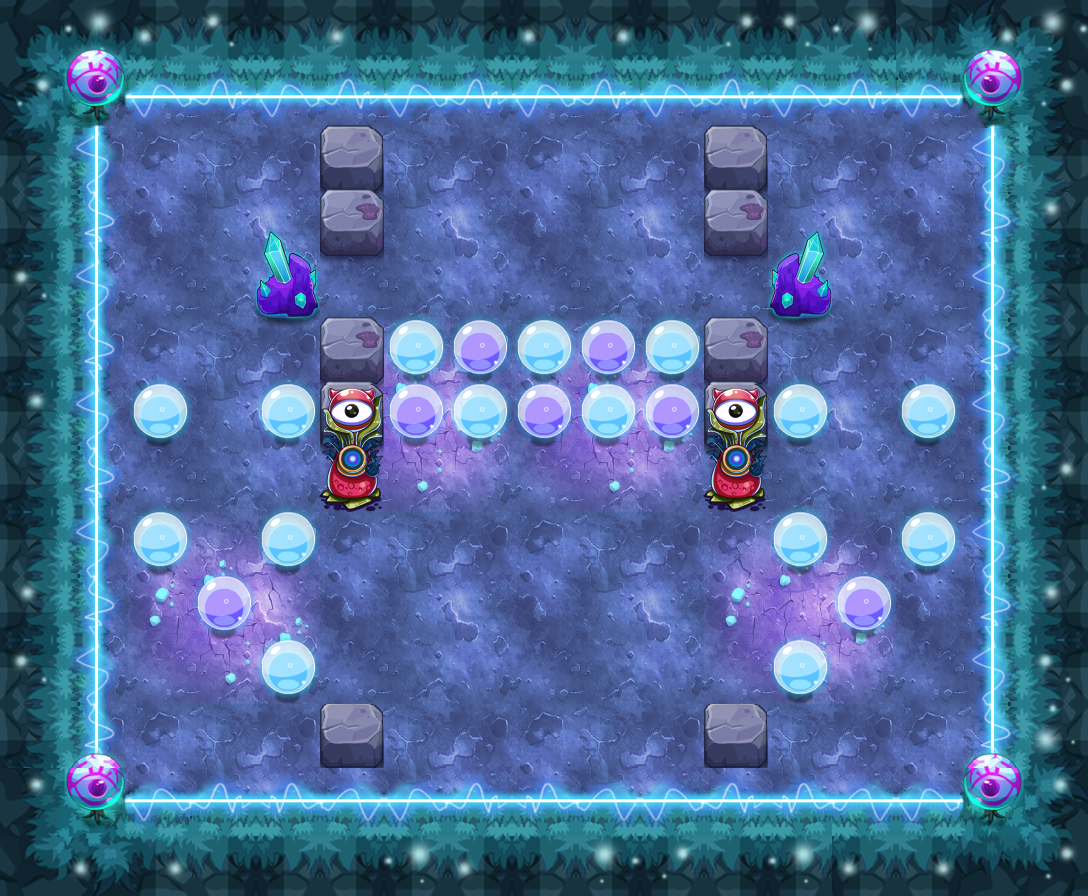

This game map was drawn from its Tiled (.tmx) file and the tilesets committed beside it. A one-line description and the trimmed map source follow:
An orthogonal 17x14 tile map with 64x64 px tiles, 16 tile layers (PASS, 块层 2, 块层 15, 块层 13, ...) and 10 objects (6x TRAP, 3x xewl2, PLAYER).

<map version="1.0" orientation="orthogonal" width="17" height="14" tilewidth="64" tileheight="64">
 <properties>
  <property name="DESTRY1" value="27" />
  <property name="DESTRY2" value="39" />
  <property name="DESTRY_COUNT" value="2" />
  <property name="EXP" value="1385" />
  <property name="ITEM" value="D055" />
  <property name="LOSE_SCRIPT" value="" />
  <property name="MONEY" value="2078" />
  <property name="START_SCRIPT" value="" />
  <property name="WIN_SCRIPT" value="" />
 </properties>
 <tileset firstgid="1" name="ysmg" tilewidth="64" tileheight="64">
  <image source="ysmg-hd.png" width="960" height="1070" />
 </tileset>
 <layer name="PASS" width="17" height="14">
  <data>[238 cells, 144 non-empty, 10 distinct tile ids]</data>
 </layer>
 <layer name="块层 2" width="17" height="14">
  <data>[238 cells, 238 non-empty, 26 distinct tile ids]</data>
 </layer>
 <layer name="块层 15" width="17" height="14">
  <data>[238 cells, 38 non-empty, 4 distinct tile ids]</data>
 </layer>
 <layer name="块层 13" width="17" height="14">
  <data>[238 cells, 52 non-empty, 6 distinct tile ids]</data>
 </layer>
 <layer name="块层 3" width="17" height="14">
  <data>[238 cells, 14 non-empty, 4 distinct tile ids]</data>
 </layer>
 <layer name="块层 6" width="17" height="14">
  <data>[238 cells, 36 non-empty, 6 distinct tile ids]</data>
 </layer>
 <layer name="SHELTER 11" width="17" height="14">
  <data>[238 cells, 2 non-empty, 1 distinct tile ids]</data>
 </layer>
 <layer name="SHELTER 9" width="17" height="14">
  <data>[238 cells, 2 non-empty, 1 distinct tile ids]</data>
 </layer>
 <layer name="SHELTER 8" width="17" height="14">
  <data>[238 cells, 2 non-empty, 1 distinct tile ids]</data>
 </layer>
 <layer name="SHELTER 7" width="17" height="14">
  <data>[238 cells, 4 non-empty, 1 distinct tile ids]</data>
 </layer>
 <layer name="SHELTER 6" width="17" height="14">
  <data>[238 cells, 2 non-empty, 1 distinct tile ids]</data>
 </layer>
 <layer name="SHELTER 5" width="17" height="14">
  <data>[238 cells, 11 non-empty, 3 distinct tile ids]</data>
 </layer>
 <layer name="SHELTER 4" width="17" height="14">
  <data>[238 cells, 7 non-empty, 3 distinct tile ids]</data>
 </layer>
 <layer name="SHELTER 3" width="17" height="14">
  <data>[238 cells, 2 non-empty, 1 distinct tile ids]</data>
 </layer>
 <layer name="SHELTER 2" width="17" height="14">
  <data>[238 cells, 2 non-empty, 1 distinct tile ids]</data>
 </layer>
 <layer name="SHELTER 1" width="17" height="14">
  <data>[238 cells, 2 non-empty, 1 distinct tile ids]</data>
 </layer>
 <objectgroup name="对象层 1" width="34" height="28">
  <object name="PLAYER" type="PLAYER" x="512" y="128" width="64" height="64" />
  <object name="xewl2" x="192" y="256" width="64" height="64">
   <properties>
    <property name="lua_ai" value="monster_xewl_ai" />
    <property name="quality" value="xewl2.quality" />
   </properties>
  </object>
  <object name="fire_auto_control1" type="TRAP" x="0" y="832" width="64" height="64">
   <properties>
    <property name="trap_delay" value="2" />
    <property name="trap_id" value="0" />
    <property name="trap_script" value="trap(&quot;fire1&quot;):setOpened( not trap(&quot;fire1&quot;):getOpened()  );  trap(&quot;fire1&quot;):setVisit( not trap(&quot;fire1&quot;):getVisit()  );" />
    <property name="trap_start_mode" value="2" />
    <property name="trap_state" value="close" />
   </properties>
  </object>
  <object name="fire_auto_control2" type="TRAP" x="64" y="832" width="64" height="64">
   <properties>
    <property name="trap_delay" value="2" />
    <property name="trap_id" value="0" />
    <property name="trap_script" value="trap(&quot;fire2&quot;):setOpened( not trap(&quot;fire2&quot;):getOpened()  );  trap(&quot;fire2&quot;):setVisit( not trap(&quot;fire2&quot;):getVisit()  );" />
    <property name="trap_start_mode" value="2" />
    <property name="trap_state" value="open" />
   </properties>
  </object>
  <object name="fire_control1" type="TRAP" x="320" y="256" width="64" height="64">
   <properties>
    <property name="trap_ani" value="switch.actor" />
    <property name="trap_floor" value="true" />
    <property name="trap_id" value="0" />
    <property name="trap_script" value=" trap(&quot;fire_control1&quot;):setOpened(false);  trap(&quot;fire_control2&quot;):setOpened(true);  trap(&quot;fire_auto_control1&quot;):setOpened( true );trap(&quot;fire_auto_control2&quot;):setOpened( false ); trap(&quot;fire2&quot;):setOpened(true);   trap(&quot;fire2&quot;):setVisit(true); " />
    <property name="trap_sound_id" value="2" />
    <property name="trap_start_mode" value="0" />
    <property name="trap_state" value="open" />
   </properties>
  </object>
  <object name="fire_control2" type="TRAP" x="704" y="256" width="64" height="64">
   <properties>
    <property name="trap_ani" value="switch.actor" />
    <property name="trap_floor" value="true" />
    <property name="trap_id" value="0" />
    <property name="trap_script" value=" trap(&quot;fire_control2&quot;):setOpened(false);  trap(&quot;fire_control1&quot;):setOpened(true); trap(&quot;fire_auto_control2&quot;):setOpened( true );trap(&quot;fire_auto_control1&quot;):setOpened( false ); trap(&quot;fire1&quot;):setOpened(true);  trap(&quot;fire1&quot;):setVisit(true); " />
    <property name="trap_sound_id" value="2" />
    <property name="trap_start_mode" value="0" />
    <property name="trap_state" value="close" />
   </properties>
  </object>
  <object name="fire1" type="TRAP" x="320" y="448" width="64" height="256">
   <properties>
    <property name="trap_id" value="1" />
    <property name="trap_particle" value="trap_fire_down_up_4.plist" />
    <property name="trap_state" value="open" />
   </properties>
  </object>
  <object name="fire2" type="TRAP" x="704" y="448" width="64" height="256">
   <properties>
    <property name="trap_id" value="1" />
    <property name="trap_particle" value="trap_fire_down_up_4.plist" />
    <property name="trap_state" value="open" />
   </properties>
  </object>
  <object name="xewl2" x="832" y="256" width="64" height="64">
   <properties>
    <property name="lua_ai" value="monster_xewl_ai" />
    <property name="quality" value="xewl2.quality" />
   </properties>
  </object>
  <object name="xewl2" x="512" y="576" width="64" height="64">
   <properties>
    <property name="lua_ai" value="monster_xewl_ai" />
    <property name="quality" value="xewl2.quality" />
   </properties>
  </object>
 </objectgroup>
</map>
